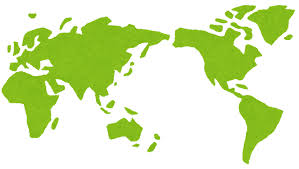
#> input picture scripts/sample.jpg, 299 x 169 px
$ python mask_maker.py sample.jpg
#> lines starting #> are read from the running program, lines starting #| are printed output that depends on the picture; after the words box and inside, x2 and y2 are one past the last pixel; in counts of white or black regions, pixels touching at a corner belong together
import argparse

import numpy as np
from PIL import Image

parser = argparse.ArgumentParser(description="Export mask array from input image")
parser.add_argument("img", type=str,
                    help="path to image")
parser.add_argument("-r", "--rate", type=float, default=1.0,
                    help="scale rate, default=1.0")
parser.add_argument("-o", "--output", type=str, default="mask.txt",
                    help="name of output file, default='mask.txt'")
args = parser.parse_args()

path = args.img
rate = args.rate
oname = args.output

gray_img = Image.open(path).convert("L")
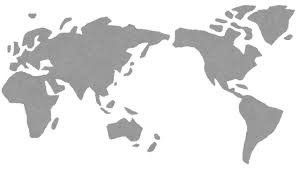
#> gray_img: PIL image 299x169 L; min 124, max 255, mean 223.4
gray_img = np.array(gray_img.resize((int(gray_img.width*rate), int(gray_img.height*rate))))

thresh = np.mean(gray_img)
#> thresh = 223.4
gray_01 = np.where(gray_img>=thresh, 1, 0).reshape(gray_img.shape).astype("int")
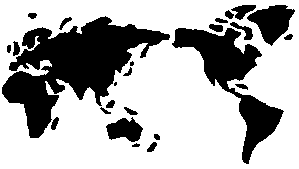
#> gray_01: shape (169, 299) int64; values 0 (black) and 1 (white), 68.6% white; 25 black regions (2 under 20 px), largest, box (x1, y1, x2, y2) and area: (2, 16, 170, 138) 8564, (172, 28, 284, 164) 4429, (247, 5, 295, 46) 1080

gray_str = gray_01.astype("str")
for i in range(gray_str.shape[0]):
    gray_str[i,0] = "["+gray_str[i,0]
    gray_str[i,-1] = gray_str[i,-1]+"],"
gray_str[0,0] = "np.array([["+gray_str[0,0][1]
gray_str[-1,-1] = gray_str[-1,-1][0]+"]], dtype=bool)"

np.savetxt(oname, gray_str, delimiter=",", fmt="%s")
print("Successfully exported mask as '"+oname+"'. shape:"+str(gray_str.shape))
#| Successfully exported mask as 'mask.txt'. shape:(169, 299)
